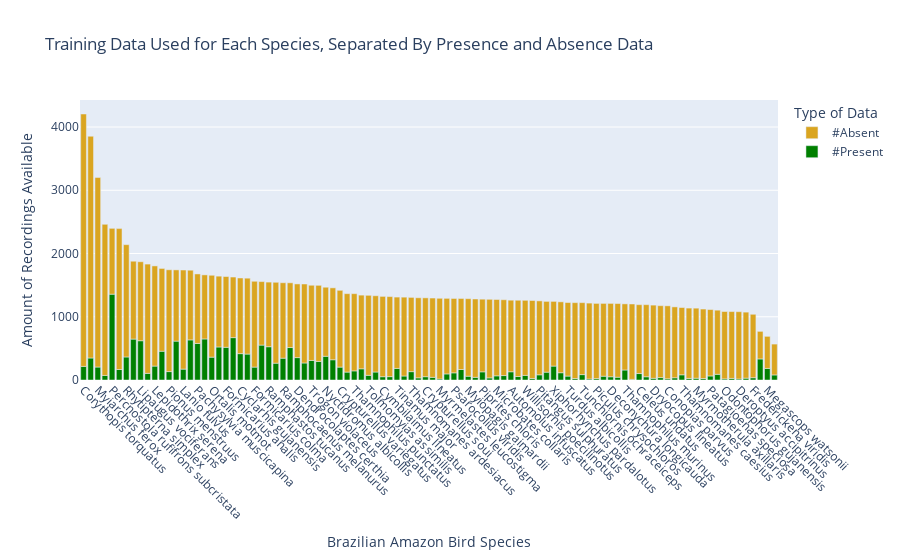

This figure's notebook cell:
### Code cell
#creating the absence/presence data bar chart
import plotly as plotly
import plotly.express as px
import pandas as pd
presence_absencedf = pd.read_csv('data/pm_jobs.csv',sep=';')
sortedbarchart = px.bar(presence_absencedf, x = 'Species', y = ['#Present', '#Absent'], title = "Training Data Used for Each Species, Separated By Presence and Absence Data",
              labels = {'Species': 'Brazilian Amazon Bird Species', 'value': 'Amount of Recordings Available'}, 
                       color_discrete_sequence = ['green', 'goldenrod'])
sortedbarchart.update_xaxes(tickangle = 45, categoryorder = 'total descending')
sortedbarchart.update_layout(legend_title = 'Type of Data', legend_traceorder = 'reversed')
sortedbarchart.show()
#sortedbarchart.write_html("cnntestindex.html")

### Figure 1 — Plotly figure (JSON) as saved in the notebook; plotly's stock layout.template omitted (floating-point values rounded to 4 significant figures)
{"data": [{"alignmentgroup": "True", "hovertemplate": "variable=#Present<br>Brazilian Amazon Bird Species=%{x}<br>Amount of Recordings Available=%{y}<extra></extra>", "legendgroup": "#Present", "marker": {"color": "green", "pattern": {"shape": ""}}, "name": "#Present", "offsetgroup": "#Present", "orientation": "v", "showlegend": true, "textposition": "auto", "type": "bar", "x": ["Formicarius analis", "Herpsilochmus dorsimaculatus", "Dendrocolaptes certhia", "Myrmoderus ferrugineus", "Crypturellus variegatus", "Ramphotrigon ruficauda", "Ramphastos tucanus", "Vireolanius leucotis", "Lipaugus vociferans", "Frederickena viridis", "Thamnophilus murinus", "Formicarius colma", "Piprites chloris", "Patagioenas plumbea", "Crypturellus soui", "Willisornis poecilinotus", "Ramphocaenus melanurus", "Trogon viridis", "Nyctidromus albicollis", "Attila spadiceus", "Myrmothera campanisona", "Hypocnemis cantator", "Percnostola rufifrons subcristata", "Pithys albifrons", "Leucopternis melanops", "Monasa atra", "Mionectes macconneli", "Psarocolius viridis", "Micrastur gilvicollis", "Cercomacra cinerascens", "Pitangus sulphuratus", "Ortalis motmot", "Tinamus major", "Turdus albicollis", "Brotogeris chrysoptera", "Pionus menstruus", "Pionus fuscus", "Amazona autumnalis", "Deroptyus accipitrinus", "Megascops watsonii", "Myrmelastes leucostigma", "Patagioenas speciosa", "Glaucidium hardyi", "Cyanoloxia rothschildii", "Nyctibius griseus", "Trogon rufus", "Trogon violaceus", "Momotus momota", "Selenidera piperivora", "Ramphastos vitellinus", "Piculus chrysochloros", "Celeus undatus", "Galbula albirostris", "Jacamerops aureus", "Bucco tamatia", "Tyranneutes virescens", "Lepidothrix serena", "Bucco capensis", "Laniocera hypopyrra", "Phoenicircus carnifex", "Myiopagis gaimardii", "Corythopis torquatus", "Lophotriccus vitiosus", "Tolmomyias assimilis", "Thamnophilus punctatus", "Gymnopithys rufigula", "Schiffornis olivacea", "Lanio fulvus", "Saltator grossus", "Tyrannulus elatus", "Hylopezus macularius", "Hylexetastes perroti", "Campylorhamphus procurvoides", "Thamnomanes ardesiacus", "Myrmotherula menetriesii", "Glyphorynchus spirurus", "Cymbilaimus lineatus", "Cyclarhis gujanensis", "Pachysylvia muscicapina", "Automolus ochrolaemus", "Automolus infuscatus", "Rhytipterna simplex", "Sirystes subcanescens", "Micrastur semitorquatus", "Myiarchus ferox", "Xiphorhynchus pardalotus", "Sittasomus griseicapillus", "Micrastur mirandollei", "Tunchiornis ochraceiceps", "Thamnomanes caesius", "Odontophorus gujanensis", "Deconychura longicauda", "Microbates collaris", "Dendrocolaptes picumnus", "Myrmotherula axillaris", "Dryocopus lineatus", "Conopias parvus", "Dendrexetastes rufigula"], "xaxis": "x", "y": [517, 513, 354, 294, 204, 266, 526, 455, 621, 36, 158, 204, 129, 670, 52, 73, 345, 552, 375, 615, 269, 522, 1357, 70, 72, 124, 166, 113, 125, 333, 82, 361, 183, 62, 90, 133, 96, 63, 16, 183, 16, 64, 649, 53, 348, 35, 309, 634, 23, 647, 22, 102, 25, 51, 80, 410, 220, 42, 60, 126, 60, 215, 25, 74, 144, 23, 10, 172, 38, 33, 320, 29, 16, 132, 166, 34, 52, 417, 578, 177, 130, 364, 55, 115, 205, 220, 105, 24, 85, 82, 17, 51, 66, 44, 28, 27, 19, 42], "yaxis": "y"}, {"alignmentgroup": "True", "hovertemplate": "variable=#Absent<br>Brazilian Amazon Bird Species=%{x}<br>Amount of Recordings Available=%{y}<extra></extra>", "legendgroup": "#Absent", "marker": {"color": "goldenrod", "pattern": {"shape": ""}}, "name": "#Absent", "offsetgroup": "#Absent", "orientation": "v", "showlegend": true, "textposition": "auto", "type": "bar", "x": ["Formicarius analis", "Herpsilochmus dorsimaculatus", "Dendrocolaptes certhia", "Myrmoderus ferrugineus", "Crypturellus variegatus", "Ramphotrigon ruficauda", "Ramphastos tucanus", "Vireolanius leucotis", "Lipaugus vociferans", "Frederickena viridis", "Thamnophilus murinus", "Formicarius colma", "Piprites chloris", "Patagioenas plumbea", "Crypturellus soui", "Willisornis poecilinotus", "Ramphocaenus melanurus", "Trogon viridis", "Nyctidromus albicollis", "Attila spadiceus", "Myrmothera campanisona", "Hypocnemis cantator", "Percnostola rufifrons subcristata", "Pithys albifrons", "Leucopternis melanops", "Monasa atra", "Mionectes macconneli", "Psarocolius viridis", "Micrastur gilvicollis", "Cercomacra cinerascens", "Pitangus sulphuratus", "Ortalis motmot", "Tinamus major", "Turdus albicollis", "Brotogeris chrysoptera", "Pionus menstruus", "Pionus fuscus", "Amazona autumnalis", "Deroptyus accipitrinus", "Megascops watsonii", "Myrmelastes leucostigma", "Patagioenas speciosa", "Glaucidium hardyi", "Cyanoloxia rothschildii", "Nyctibius griseus", "Trogon rufus", "Trogon violaceus", "Momotus momota", "Selenidera piperivora", "Ramphastos vitellinus", "Piculus chrysochloros", "Celeus undatus", "Galbula albirostris", "Jacamerops aureus", "Bucco tamatia", "Tyranneutes virescens", "Lepidothrix serena", "Bucco capensis", "Laniocera hypopyrra", "Phoenicircus carnifex", "Myiopagis gaimardii", "Corythopis torquatus", "Lophotriccus vitiosus", "Tolmomyias assimilis", "Thamnophilus punctatus", "Gymnopithys rufigula", "Schiffornis olivacea", "Lanio fulvus", "Saltator grossus", "Tyrannulus elatus", "Hylopezus macularius", "Hylexetastes perroti", "Campylorhamphus procurvoides", "Thamnomanes ardesiacus", "Myrmotherula menetriesii", "Glyphorynchus spirurus", "Cymbilaimus lineatus", "Cyclarhis gujanensis", "Pachysylvia muscicapina", "Automolus ochrolaemus", "Automolus infuscatus", "Rhytipterna simplex", "Sirystes subcanescens", "Micrastur semitorquatus", "Myiarchus ferox", "Xiphorhynchus pardalotus", "Sittasomus griseicapillus", "Micrastur mirandollei", "Tunchiornis ochraceiceps", "Thamnomanes caesius", "Odontophorus gujanensis", "Deconychura longicauda", "Microbates collaris", "Dendrocolaptes picumnus", "Myrmotherula axillaris", "Dryocopus lineatus", "Conopias parvus", "Dendrexetastes rufigula"], "xaxis": "x", "y": [1119, 1024, 1165, 1203, 1214, 1279, 1022, 1309, 1249, 1003, 1046, 1357, 1149, 958, 1247, 1187, 1193, 1004, 1092, 1126, 1249, 1120, 1041, 1199, 2389, 1119, 2228, 1176, 1240, 436, 1169, 1295, 1128, 1163, 1014, 1610, 1195, 1247, 1064, 507, 1276, 1050, 1013, 1266, 3506, 1121, 1189, 1102, 1200, 1231, 1189, 1089, 1057, 1140, 488, 1200, 1584, 1239, 1151, 1206, 1226, 3991, 1112, 1265, 1221, 1099, 1192, 1567, 1137, 1243, 1137, 1044, 1200, 1174, 1123, 1266, 1270, 1196, 1099, 1165, 1132, 1776, 1206, 1121, 2996, 1023, 1728, 1233, 1138, 1064, 1066, 1160, 1207, 1165, 1108, 1157, 1154, 1254], "yaxis": "y"}], "layout": {"barmode": "relative", "legend": {"title": {"text": "Type of Data"}, "tracegroupgap": 0, "traceorder": "reversed"}, "title": {"text": "Training Data Used for Each Species, Separated By Presence and Absence Data"}, "xaxis": {"anchor": "y", "categoryorder": "total descending", "domain": [0, 1], "tickangle": 45, "title": {"text": "Brazilian Amazon Bird Species"}}, "yaxis": {"anchor": "x", "domain": [0, 1], "title": {"text": "Amount of Recordings Available"}}}}
